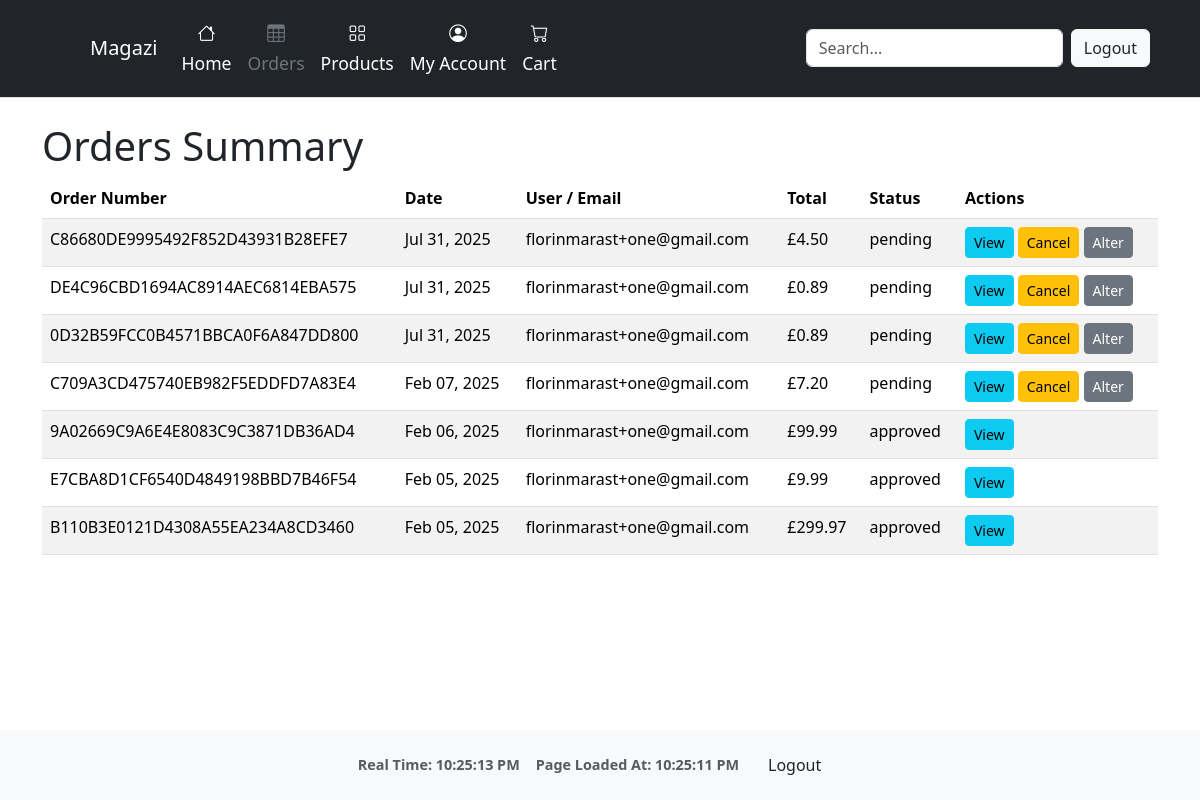
The page /orders/summary/ (signed in) on the database its author committed.
### orders/models.py (models this page shows, shortened)
class Order(models.Model):
    order_number = models.CharField(max_length=32, null=False, editable=False)
    user = models.ForeignKey(settings.AUTH_USER_MODEL, on_delete=models.SET_NULL, null=True, blank=True)
    full_name = models.CharField(max_length=50, null=False, blank=False)
    email = models.EmailField(max_length=254, null=False, blank=False)
    phone_number = models.CharField(max_length=20, null=False, blank=False)
    country = CountryField(blank_label='Country *', null=False, blank=False)
    postcode = models.CharField(max_length=20, null=True, blank=True)
    town_or_city = models.CharField(max_length=40, null=False, blank=False)
    street_address1 = models.CharField(max_length=80, null=False, blank=False)
    street_address2 = models.CharField(max_length=80, null=True, blank=True)
    county = models.CharField(max_length=80, null=True, blank=True)
    date = models.DateTimeField(auto_now_add=True)
    delivery_cost = models.DecimalField(max_digits=6, decimal_places=2, null=False, default=0)
    order_total = models.DecimalField(max_digits=10, decimal_places=2, null=False, default=0)
    grand_total = models.DecimalField(max_digits=10, decimal_places=2, null=False, default=0)
    stripe_pid = models.CharField(max_length=254, null=False, blank=False, default='')
    status = models.CharField(max_length=20, default='pending')  # e.g. pending, delivered, canceled
    comments = models.TextField(blank=True)

### orders/views.py (the view)
# urls.py: path('summary/', views.orders_summary, name='orders_summary'),
@login_required
def orders_summary(request):
    user = request.user
    if user.is_staff or user.groups.filter(name="seller").exists():
        orders = Order.objects.all().order_by('-date')
        role = 'admin_or_seller'
    else:
        orders = Order.objects.filter(user=user).order_by('-date')
        role = 'client'
    context = {
        'orders': orders,
        'role': role,
    }
    return render(request, 'orders/orders_summary.html', context)

### cart/context.py (called while the page is built, shortened)
def cart_summary(request):
    cart = request.session.get('cart', {})
    cart_items = []
    total = 0
    return {'cart_total': total, 'cart_items': cart_items}

### orders/templatetags/group_filters.py (called while the page is built)
@register.filter(name='in_group')
def in_group(user, group_name):
    return user.groups.filter(name=group_name).exists()

### orders/templates/orders/orders_summary.html
{% extends "base.html" %}
{% load static %}
{% block content %}
<div class="container my-4">
  <h1>Orders Summary</h1>
  {% if orders %}
    <table class="table table-striped">
      <thead>
        <tr>
          <th>Order Number</th>
          <th>Date</th>
          <th>User / Email</th>
          <th>Total</th>
          <th>Status</th>
          <th>Actions</th>
        </tr>
      </thead>
      <tbody>
        {% for order in orders %}
        <tr>
          <td>{{ order.order_number }}</td>
          <td>{{ order.date|date:"M d, Y" }}</td>
          <td>
            {% if order.user %}
              {{ order.user.email }}
            {% else %}
              {{ order.email }}
            {% endif %}
          </td>
          <td>£{{ order.grand_total }}</td>
          <td>{{ order.status }}</td>
          <td>
            <a href="{% url 'orders:order_detail' order.order_number %}" class="btn btn-sm btn-info">View</a>
            {% if role == 'admin_or_seller' %}
              <a href="{% url 'orders:order_edit' order.order_number %}" class="btn btn-sm btn-primary">Edit</a>
              <a href="{% url 'orders:order_delete' order.order_number %}" class="btn btn-sm btn-danger">Delete</a>
              {% if order.status == "pending" %}
                <a href="{% url 'orders:confirm_order' order.order_number %}" class="btn btn-sm btn-success">Confirm</a>
              {% endif %}
            {% elif role == 'client' %}
              {% if order.status == "pending" %}
                <a href="{% url 'orders:cancel_order' order.order_number %}" class="btn btn-sm btn-warning">Cancel</a>
                <a href="{% url 'orders:order_alter' order.order_number %}" class="btn btn-sm btn-secondary">Alter</a>
              {% endif %}
            {% endif %}
          </td>
        </tr>
        {% endfor %}
      </tbody>
    </table>
  {% else %}
    <p>No orders found.</p>
  {% endif %}
</div>
{% endblock %}

### static/css/base_style.css (style rules this page uses)
html, body { min-height: 100vh; margin: 0; display: flex; flex-direction: column; }

### rows shown on the page
Order: order_number "C86680DE9995492F852D43931B28EFE7", date "Jul 31, 2025", user.email "florinmarast+one@gmail.com", grand_total "4.50", status "pending", shows "Cancel"
Order: order_number "DE4C96CBD1694AC8914AEC6814EBA575", date "Jul 31, 2025", user.email "florinmarast+one@gmail.com", grand_total "0.89", status "pending", shows "Cancel"
Order: order_number "0D32B59FCC0B4571BBCA0F6A847DD800", date "Jul 31, 2025", user.email "florinmarast+one@gmail.com", grand_total "0.89", status "pending", shows "Cancel"
Order: order_number "C709A3CD475740EB982F5EDDFD7A83E4", date "Feb 07, 2025", user.email "florinmarast+one@gmail.com", grand_total "7.20", status "pending", shows "Cancel"
Order: order_number "9A02669C9A6E4E8083C9C3871DB36AD4", date "Feb 06, 2025", user.email "florinmarast+one@gmail.com", grand_total "99.99", status "approved"
Order: order_number "E7CBA8D1CF6540D4849198BBD7B46F54", date "Feb 05, 2025", user.email "florinmarast+one@gmail.com", grand_total "9.99", status "approved"
Order: order_number "B110B3E0121D4308A55EA234A8CD3460", date "Feb 05, 2025", user.email "florinmarast+one@gmail.com", grand_total "299.97", status "approved"
